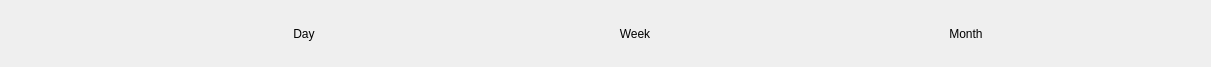
      <widget class="QWidget" name="calender_header_buttons">
       <widget class="QFrame" name="calender_frame">
        <property name="geometry">
         <rect>
          <x>70</x>
          <y>10</y>
          <width>1132</width>
          <height>48</height>
         </rect>
        </property>
        <property name="styleSheet">
         <string notr="true"/>
        </property>
        <property name="frameShape">
         <enum>QFrame::NoFrame</enum>
        </property>
        <property name="frameShadow">
         <enum>QFrame::Raised</enum>
        </property>
        <layout class="QGridLayout" name="gridLayout_12">
         <item row="0" column="0">
          <widget class="QPushButton" name="day_button">
           <property name="maximumSize">
            <size>
             <width>200</width>
             <height>16777215</height>
            </size>
           </property>
           <property name="cursor">
            <cursorShape>OpenHandCursor</cursorShape>
           </property>
           <property name="styleSheet">
            <string notr="true"/>
           </property>
           <property name="text">
            <string>Day</string>
           </property>
           <property name="icon">
            <iconset resource="openauto_resources.qrc">
             <normaloff>:/resources/Icons/calendar.png</normaloff>:/resources/Icons/calendar.png</iconset>
           </property>
           <property name="iconSize">
            <size>
             <width>30</width>
             <height>30</height>
            </size>
           </property>
           <property name="flat">
            <bool>true</bool>
           </property>
          </widget>
         </item>
         <item row="0" column="2">
          <widget class="QPushButton" name="month_button">
           <property name="maximumSize">
            <size>
             <width>200</width>
             <height>16777215</height>
            </size>
           </property>
           <property name="cursor">
            <cursorShape>OpenHandCursor</cursorShape>
           </property>
           <property name="styleSheet">
            <string notr="true"/>
           </property>
           <property name="text">
            <string>Month</string>
           </property>
           <property name="icon">
            <iconset resource="openauto_resources.qrc">
             <normaloff>:/resources/Icons/menu-burger.png</normaloff>:/resources/Icons/menu-burger.png</iconset>
           </property>
           <property name="iconSize">
            <size>
             <width>30</width>
             <height>30</height>
            </size>
           </property>
           <property name="flat">
            <bool>true</bool>
           </property>
          </widget>
         </item>
         <item row="0" column="1">
          <widget class="QPushButton" name="week_button">
           <property name="maximumSize">
            <size>
             <width>200</width>
             <height>16777215</height>
            </size>
           </property>
           <property name="cursor">
            <cursorShape>OpenHandCursor</cursorShape>
           </property>
           <property name="styleSheet">
            <string notr="true"/>
           </property>
           <property name="text">
            <string>Week</string>
           </property>
           <property name="icon">
            <iconset resource="openauto_resources.qrc">
             <normaloff>:/resources/Icons/calendar.png</normaloff>:/resources/Icons/calendar.png</iconset>
           </property>
           <property name="iconSize">
            <size>
             <width>30</width>
             <height>30</height>
            </size>
           </property>
           <property name="flat">
            <bool>true</bool>
           </property>
          </widget>
         </item>
        </layout>
       </widget>
      </widget>
